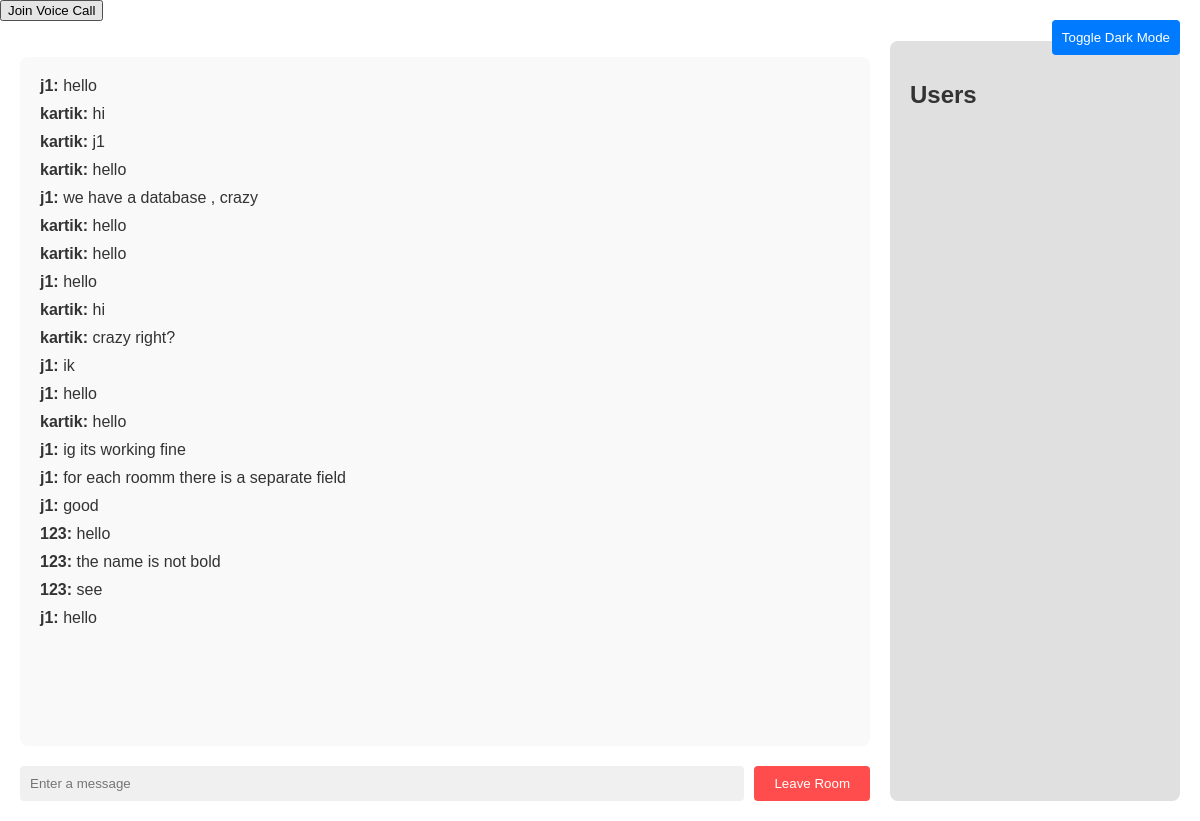
/chat/general (signed in), run on the app's committed database.
### drocsid/models.py (models this page shows, shortened)
class Message(db.Model):
    id = db.Column(db.Integer, primary_key=True)
    user_id = db.Column(db.Integer, db.ForeignKey('user.id'), nullable=False)
    room = db.Column(db.String(50), nullable=False)
    username = db.Column(db.String(50), nullable=False)
    message = db.Column(db.Text, nullable=False)
    timestamp = db.Column(db.DateTime, nullable=False, default=datetime.datetime.now)

### drocsid/routes.py (the view)
@app.route('/chat/<room>', methods=["GET", "POST"])
@login_required
def chat(room):
    messages = Message.query.filter_by(room=room).order_by(Message.timestamp.asc()).all()
    return render_template('chat.html', username=current_user.username, room=room, messages=messages)

### drocsid/models.py (called while the page is built)
@login_manager.user_loader
def load_user(user_id):
    return User.query.get(user_id)

### drocsid/templates/chat.html (shortened to what this page needs)
<!DOCTYPE html>
<html lang="en">
<head>
</head>
<body>
    <button id="dark-mode-toggle">Toggle Dark Mode</button>
    <button id="voice-call">Join Voice Call</button>
    <div class="container">
        <div id="chat">
            <ul id="chat-messages">
                {% for msg in messages %}
                    <li><strong>{{ msg.username }}:</strong> {{ msg.message }}</li>
                {% endfor %}
            </ul>
            <div id="message-input">
                <input type="text" id="message" placeholder="Enter a message">
                <button id="leave-room">Leave Room</button>
            </div>
        </div>
        <div id="user-sidebar">
            <h2>Users</h2>
        </div>
    </div>
</body>
</html>

### drocsid/templates/chat.html (style rules this page uses)
:root { --bg-color: #ffffff; --text-color: #333333; --input-bg: #f0f0f0; --chat-bg: #f9f9f9; --sidebar-bg: #e0e0e0; }
body { font-family: Arial, sans-serif; background-color: var(--bg-color); color: var(--text-color); margin: 0; padding: 0; transition: background-color 0.3s, color 0.3s; }
.container { display: flex; height: 100vh; padding: 20px; box-sizing: border-box; }
#chat { flex: 1; display: flex; flex-direction: column; margin-right: 20px; }
#chat-messages { flex: 1; overflow-y: auto; padding: 20px; background-color: var(--chat-bg); border-radius: 8px; margin-bottom: 20px; }
#chat-messages li { margin-bottom: 10px; list-style-type: none; }
#message-input { display: flex; }
#message { flex: 1; padding: 10px; border: none; border-radius: 4px; background-color: var(--input-bg); color: var(--text-color); }
#leave-room { padding: 10px 20px; background-color: #ff4d4d; color: white; border: none; border-radius: 4px; cursor: pointer; margin-left: 10px; }
#user-sidebar { width: 250px; background-color: var(--sidebar-bg); padding: 20px; border-radius: 8px; overflow-y: auto; }
#user-sidebar h2 { margin-top: 5; }
#dark-mode-toggle { position: absolute; top: 20px; right: 20px; padding: 10px; background-color: #007bff; color: white; border: none; border-radius: 4px; cursor: pointer; }

### data on the page
Message: username "j1", message "hello"
Message: username "kartik", message "hi"
Message: username "kartik", message "j1"
Message: username "kartik", message "hello"
Message: username "j1", message "we have a database , crazy"
Message: username "kartik", message "hello"
Message: username "kartik", message "hello"
Message: username "j1", message "hello"
Message: username "kartik", message "hi"
Message: username "kartik", message "crazy right?"
Message: username "j1", message "ik"
Message: username "j1", message "hello"
Message: username "kartik", message "hello"
Message: username "j1", message "ig its working fine"
Message: username "j1", message "for each roomm there is a separate field"
Message: username "j1", message "good"
Message: username "123", message "hello"
Message: username "123", message "the name is not bold"
Message: username "123", message "see"
Message: username "j1", message "hello"
